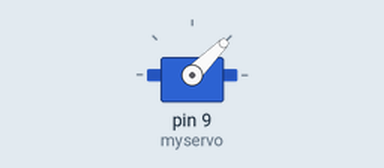
This sketch was run on a simulated Arduino Uno, built with avr-gcc and run on an emulated ATmega328P. On the bench: servo.

Above: at 0.3 s.
Timing chart, 0 to 11.0 s (numbered marks = the images above):
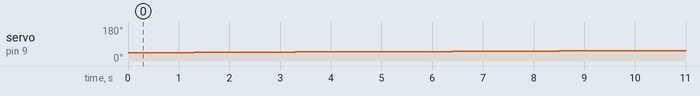

Measured:
- by itself, servo on pin 9 (myservo): moves from 44° to 54° over 9.3 s

The sketch:

acceleration_test0726.ino
```cpp
/* Acceleration test
 modified July 26 2020
 by Anyang Wang
*/
#include <Servo.h>

Servo myservo;  // create servo object to control a servo

void setup() {
  myservo.attach(9);  // attaches the servo on pin 9 to the servo object
  myservo.writeMicroseconds(1000);
  Serial.begin(9600);
}


// Accelerate PWM 1ms -> 1.1ms in 10s, and stay at max rpm for 30s and deaccelerate in 10 s, then wait for 30 s
void loop(){
   int i=1001;

   for (i = 1001; i <= 1101; i++){
        myservo.writeMicroseconds(i);
        delay(100);
        }

    if (i=1101){
        myservo.writeMicroseconds(i);
        delay(30000);
        i++;
        }
/* if do not need deacceleration control
    if(i>1101){
        myservo.writeMicroseconds(1000);
        delay(100000);
        }
*/
   for (i = 1102; i >= 1000; i--){
        myservo.writeMicroseconds(i);
        delay(100);
        }

   if(i=1000)
        delay(30000);

   return 0;
}


/*//the part if needed to control target rpm w/o PC input
void loop() {
  int val;
  val = analogRead(A0);
  val = map(val,0,1023,1000,2000);
  myservo.writeMicroseconds(val);
}
*/
```
